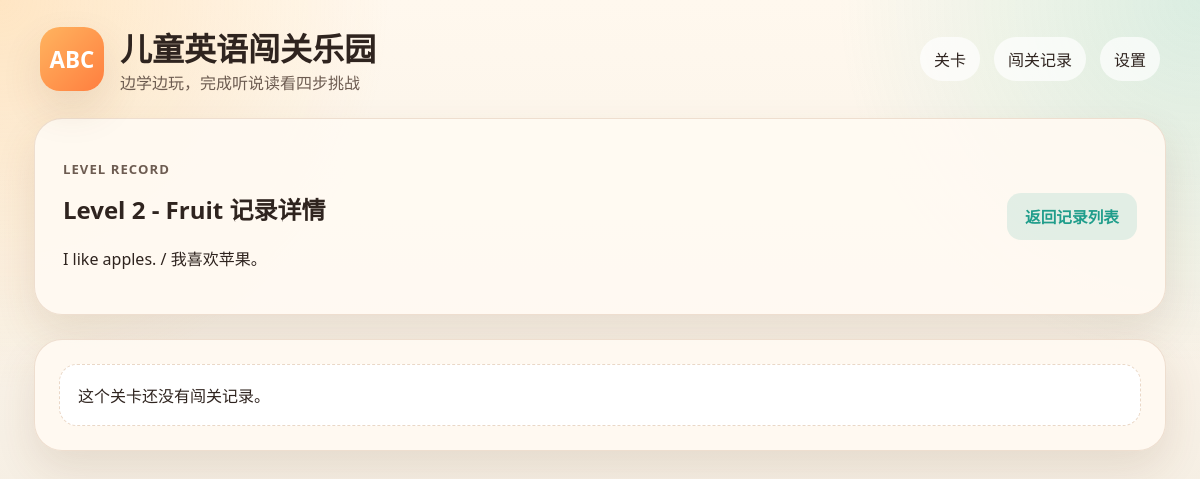
The page /progress/2 on the database as committed earlier.
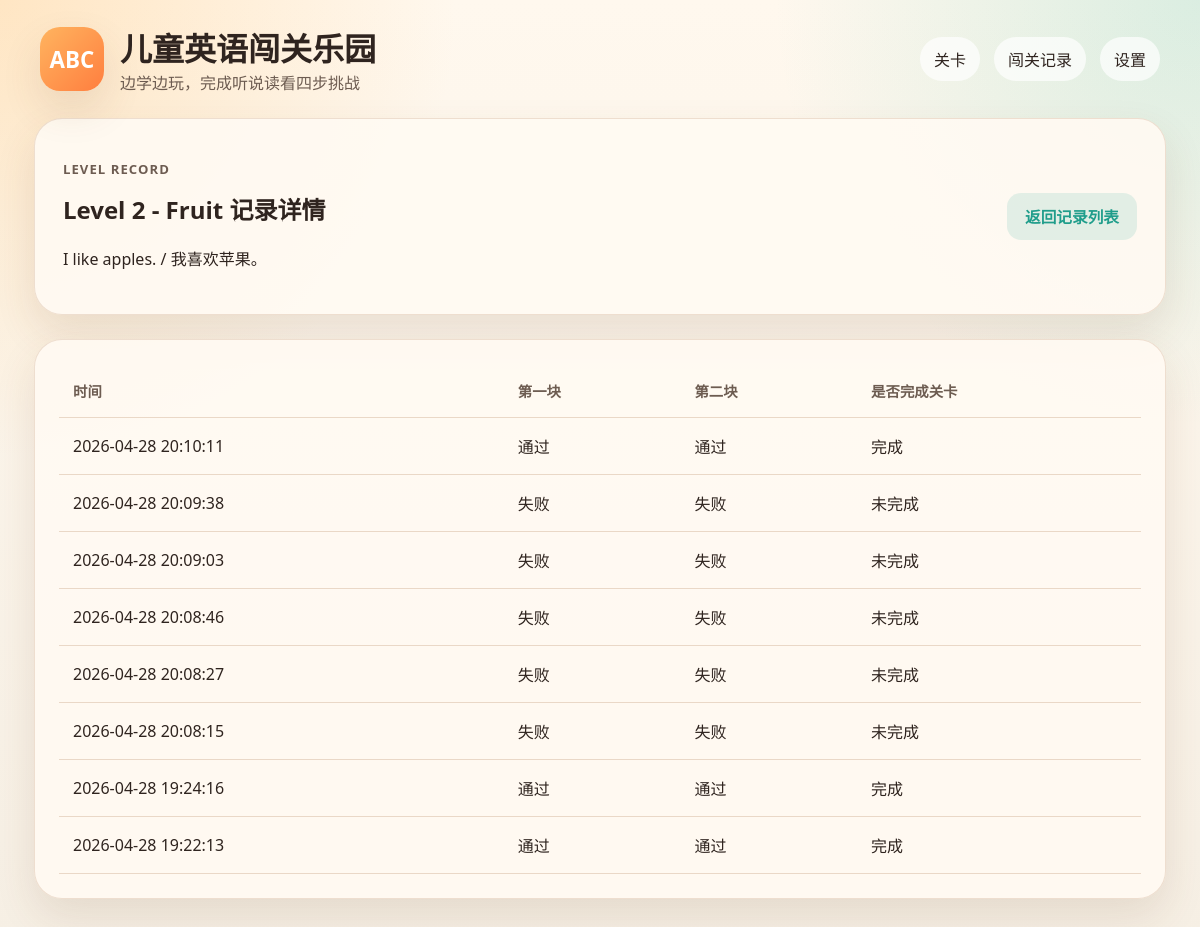
The same page on the database as committed later.
### tables this page shows
CREATE TABLE levels (
    id INTEGER PRIMARY KEY AUTOINCREMENT,
    title TEXT NOT NULL,
    english_text TEXT NOT NULL,
    translation TEXT NOT NULL,
    options_json TEXT NOT NULL,
    video_url TEXT NOT NULL
, has_video INTEGER NOT NULL DEFAULT 1);

CREATE TABLE progress_records (
    id INTEGER PRIMARY KEY AUTOINCREMENT,
    level_id INTEGER NOT NULL,
    stage_one_success INTEGER NOT NULL DEFAULT 0,
    stage_two_success INTEGER NOT NULL DEFAULT 0,
    is_completed INTEGER NOT NULL DEFAULT 0,
    updated_at TEXT NOT NULL,
    FOREIGN KEY(level_id) REFERENCES levels(id)
);

### app.py (the view)
@app.route("/progress/<int:level_id>")
def progress_detail(level_id: int) -> str:
    level = fetch_level(level_id)
    if level is None:
        flash("未找到这个关卡。", "error")
        return redirect(url_for("progress_list"))
    records = fetch_progress(level_id)
    return render_template("progress_detail.html", level=level, records=records)

### app.py (called while the page is built)
def ensure_database() -> None:
    if not DATABASE.exists():
        init_db()
        return
    db = sqlite3.connect(DATABASE)
    migrate_db(db)
    db.commit()
    db.close()

def get_db() -> sqlite3.Connection:
    if "db" not in g:
        conn = sqlite3.connect(DATABASE)
        conn.row_factory = sqlite3.Row
        g.db = conn
    return g.db

def migrate_db(db: sqlite3.Connection) -> None:
    columns = {
        row[1] for row in db.execute("PRAGMA table_info(levels)").fetchall()
    }
    if "has_video" not in columns:
        db.execute("ALTER TABLE levels ADD COLUMN has_video INTEGER NOT NULL DEFAULT 1")

def fetch_level(level_id: int) -> dict[str, Any] | None:
    row = get_db().execute("SELECT * FROM levels WHERE id = ?", (level_id,)).fetchone()
    if row is None:
        return None
    level = dict(row)
    level["options"] = json.loads(level["options_json"])
    level["has_video"] = bool(level.get("has_video", 1))
    return level

def fetch_progress(level_id: int) -> list[dict[str, Any]]:
    rows = get_db().execute(
        """
        SELECT *
        FROM progress_records
        WHERE level_id = ?
        ORDER BY updated_at DESC, id DESC
        """,
        (level_id,),
    ).fetchall()
    return [dict(row) for row in rows]

@app.before_request
def before_request() -> None:
    ensure_database()

### templates/progress_detail.html (shortened to what this page needs)
{% extends "base.html" %}
{% block content %}
<section class="detail-header">
    <div>
        <p class="eyebrow">Level Record</p>
        <h2>{{ level.title }} 记录详情</h2>
        <p>{{ level.english_text }} / {{ level.translation }}</p>
    </div>
    <a class="secondary-btn" href="{{ url_for('progress_list') }}">返回记录列表</a>
</section>
<section class="table-card">
    {% if records %}
    <table>
        <thead>
            <tr>
                <th>时间</th>
                <th>第一块</th>
                <th>第二块</th>
                <th>是否完成关卡</th>
            </tr>
        </thead>
        <tbody>
            {% for record in records %}
            <tr>
                <td>{{ record.updated_at }}</td>
                <td>{{ '通过' if record.stage_one_success else '失败' }}</td>
                <td>{{ '通过' if record.stage_two_success else '失败' }}</td>
                <td>{{ '完成' if record.is_completed else '未完成' }}</td>
            </tr>
            {% endfor %}
        </tbody>
    </table>
    {% else %}
    <div class="placeholder-box">这个关卡还没有闯关记录。</div>
    {% endif %}
</section>
{% endblock %}

### templates/base.html (shortened to what this page needs)
<!DOCTYPE html>
<html lang="zh-CN">
<head>
    <link rel="stylesheet" href="{{ url_for('static', filename='style.css') }}">
</head>
<body>
    <header class="site-header">
        <div class="brand">
            <span class="brand-badge">ABC</span>
            <div>
                <h1>儿童英语闯关乐园</h1>
                <p>边学边玩，完成听说读看四步挑战</p>
            </div>
        </div>
        <nav class="site-nav">
            <a href="{{ url_for('home') }}">关卡</a>
            <a href="{{ url_for('progress_list') }}">闯关记录</a>
            <a href="{{ url_for('settings') }}">设置</a>
        </nav>
    </header>
    <main class="page-shell">
        {% block content %}{% endblock %}
    </main>
</body>
</html>

### static/style.css (style rules this page uses)
:root { --bg: #f6efe4; --panel: #fffaf2; --panel-strong: #ffffff; --text: #2f241f; --muted: #6d5c51; --accent: #ff8a3d; --accent-deep: #de5f14; --teal: #1f9d8b; --line: #ead8c7; --danger: #d64545; --success: #138a50; --shadow: 0 18px 40px rgba(103, 63, 33, 0.12); }
* { box-sizing: border-box; }
body { margin: 0; font-family: "Segoe UI", "Microsoft YaHei", sans-serif; color: var(--text); background: radial-gradient(circle at top left, rgba(255, 196, 117, 0.35), transparent 30%), radial-gradient(circle at top right, rgba(53, 190, 167, 0.18), transparent 28%), linear-gradient(180deg, #fff8ee 0%, #f6efe4 100%); }
a { color: inherit; text-decoration: none; }
.site-header { display: flex; justify-content: space-between; align-items: center; gap: 24px; padding: 24px 40px; }
.brand { display: flex; align-items: center; gap: 16px; }
.brand-badge { display: inline-flex; align-items: center; justify-content: center; width: 64px; height: 64px; border-radius: 20px; background: linear-gradient(135deg, #ffb45f, #ff7e3f); color: white; font-size: 1.4rem; font-weight: 800; box-shadow: var(--shadow); }
.brand h1, .brand p { margin: 0; }
.brand p, .eyebrow, .card-tag, .stage-state { color: var(--muted); }
.site-nav { display: flex; gap: 14px; flex-wrap: wrap; }
.site-nav a, .secondary-btn, .primary-btn, .table-link { transition: transform 0.2s ease, opacity 0.2s ease, background 0.2s ease; }
.site-nav a { padding: 10px 14px; border-radius: 999px; background: rgba(255, 255, 255, 0.7); }
.page-shell { max-width: 1180px; margin: 0 auto; padding: 0 24px 40px; }
.hero-card, .card, .stage-card, .table-card, .form-card, .detail-header { background: rgba(255, 250, 242, 0.92); border: 1px solid rgba(234, 216, 199, 0.8); border-radius: 28px; box-shadow: var(--shadow); }
.hero-card, .detail-header { display: flex; justify-content: space-between; align-items: center; gap: 20px; padding: 28px; margin-bottom: 24px; }
.card h3, .stage-card h3, .hero-card h2, .detail-header h2 { margin-top: 0; }
.card-tag, .eyebrow { text-transform: uppercase; letter-spacing: 0.08em; font-size: 0.82rem; font-weight: 700; }
.primary-btn, .secondary-btn, button { display: inline-flex; align-items: center; justify-content: center; padding: 12px 18px; border-radius: 14px; border: none; cursor: pointer; font-size: 0.98rem; font-weight: 700; }
.secondary-btn { background: rgba(31, 157, 139, 0.12); color: var(--teal); }
table { width: 100%; border-collapse: collapse; }
th, td { padding: 16px 14px; text-align: left; border-bottom: 1px solid var(--line); }
th { color: var(--muted); font-size: 0.9rem; }
.table-card, .form-card { padding: 24px; }

Rows that differ between the two databases and show on the page:
added progress_records: updated_at "2026-04-28 20:10:11", stage_one_success "通过", stage_two_success "通过", is_completed "完成"
added progress_records: updated_at "2026-04-28 20:09:38", stage_one_success "失败", stage_two_success "失败", is_completed "未完成"
added progress_records: updated_at "2026-04-28 20:09:03", stage_one_success "失败", stage_two_success "失败", is_completed "未完成"
added progress_records: updated_at "2026-04-28 20:08:46", stage_one_success "失败", stage_two_success "失败", is_completed "未完成"
added progress_records: updated_at "2026-04-28 20:08:27", stage_one_success "失败", stage_two_success "失败", is_completed "未完成"
added progress_records: updated_at "2026-04-28 20:08:15", stage_one_success "失败", stage_two_success "失败", is_completed "未完成"
added progress_records: updated_at "2026-04-28 19:24:16", stage_one_success "通过", stage_two_success "通过", is_completed "完成"
added progress_records: updated_at "2026-04-28 19:22:13", stage_one_success "通过", stage_two_success "通过", is_completed "完成"
Other text that changed with them:
text no longer shown: "这个关卡还没有闯关记录。"
text now shown: "时间 第一块 第二块 是否完成关卡"
